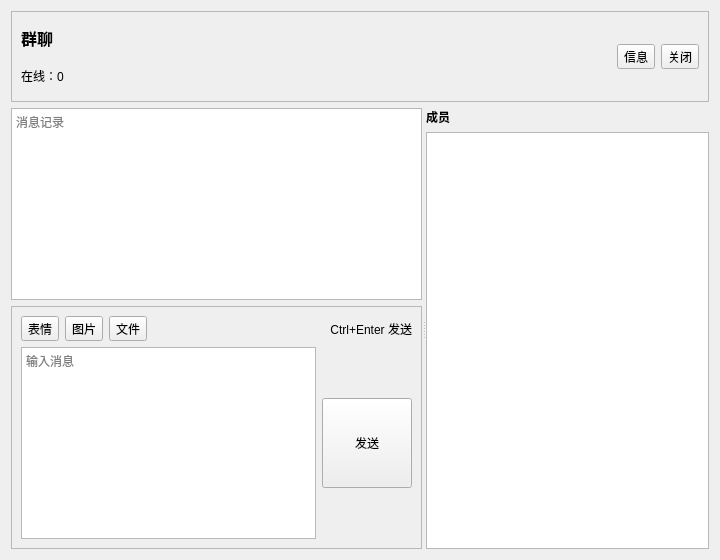
<?xml version="1.0" encoding="UTF-8"?>
<ui version="4.0">
 <class>chatWindow</class>
 <widget class="QWidget" name="chatWindow">
  <property name="geometry">
   <rect>
    <x>0</x>
    <y>0</y>
    <width>720</width>
    <height>560</height>
   </rect>
  </property>
  <property name="windowTitle">
   <string>对话</string>
  </property>
  <layout class="QVBoxLayout" name="verticalLayout_root">
   <item>
    <widget class="QFrame" name="frameHeader">
     <property name="frameShape">
      <enum>QFrame::StyledPanel</enum>
     </property>
     <layout class="QHBoxLayout" name="horizontalLayout_header">
      <item>
       <layout class="QVBoxLayout" name="verticalLayout_headerText">
        <item>
         <widget class="QLabel" name="lblChatTitle">
          <property name="font">
           <font>
            <pointsize>12</pointsize>
            <bold>true</bold>
           </font>
          </property>
          <property name="text">
           <string>群聊</string>
          </property>
         </widget>
        </item>
        <item>
         <widget class="QLabel" name="lblChatSubtitle">
          <property name="text">
           <string>在线：0</string>
          </property>
         </widget>
        </item>
       </layout>
      </item>
      <item>
       <spacer name="horizontalSpacer_header">
        <property name="orientation">
         <enum>Qt::Horizontal</enum>
        </property>
        <property name="sizeHint" stdset="0">
         <size>
          <width>40</width>
          <height>20</height>
         </size>
        </property>
       </spacer>
      </item>
      <item>
       <widget class="QToolButton" name="btnHeaderInfo">
        <property name="text">
         <string>信息</string>
        </property>
        <property name="toolTip">
         <string>查看会话信息</string>
        </property>
       </widget>
      </item>
      <item>
       <widget class="QToolButton" name="btnHeaderClose">
        <property name="text">
         <string>关闭</string>
        </property>
        <property name="toolTip">
         <string>关闭对话窗口</string>
        </property>
       </widget>
      </item>
     </layout>
    </widget>
   </item>
   <item>
    <widget class="QSplitter" name="splitterChat">
     <property name="orientation">
      <enum>Qt::Horizontal</enum>
     </property>
     <widget class="QWidget" name="widgetChat">
      <layout class="QVBoxLayout" name="verticalLayout_chat">
       <item>
        <widget class="QTextBrowser" name="txtMessages">
         <property name="placeholderText">
          <string>消息记录</string>
         </property>
        </widget>
       </item>
       <item>
        <widget class="QFrame" name="frameComposer">
         <property name="frameShape">
          <enum>QFrame::StyledPanel</enum>
         </property>
         <layout class="QVBoxLayout" name="verticalLayout_composer">
          <item>
           <layout class="QHBoxLayout" name="horizontalLayout_tools">
            <item>
             <widget class="QToolButton" name="btnEmoji">
              <property name="text">
               <string>表情</string>
              </property>
             </widget>
            </item>
            <item>
             <widget class="QToolButton" name="btnImage">
              <property name="text">
               <string>图片</string>
              </property>
             </widget>
            </item>
            <item>
             <widget class="QToolButton" name="btnFile">
              <property name="text">
               <string>文件</string>
              </property>
             </widget>
            </item>
            <item>
             <spacer name="horizontalSpacer_tools">
              <property name="orientation">
               <enum>Qt::Horizontal</enum>
              </property>
              <property name="sizeHint" stdset="0">
               <size>
                <width>40</width>
                <height>20</height>
               </size>
              </property>
             </spacer>
            </item>
            <item>
             <widget class="QLabel" name="lblHint">
              <property name="text">
               <string>Ctrl+Enter 发送</string>
              </property>
              <property name="alignment">
               <set>Qt::AlignRight|Qt::AlignVCenter</set>
              </property>
             </widget>
            </item>
           </layout>
          </item>
          <item>
           <layout class="QHBoxLayout" name="horizontalLayout_input">
            <item>
             <widget class="QTextEdit" name="txtInput">
              <property name="minimumSize">
               <size>
                <width>0</width>
                <height>90</height>
               </size>
              </property>
              <property name="placeholderText">
               <string>输入消息</string>
              </property>
             </widget>
            </item>
            <item>
             <widget class="QPushButton" name="btnSend">
              <property name="minimumSize">
               <size>
                <width>90</width>
                <height>90</height>
               </size>
              </property>
              <property name="text">
               <string>发送</string>
              </property>
             </widget>
            </item>
           </layout>
          </item>
         </layout>
        </widget>
       </item>
      </layout>
     </widget>
     <widget class="QWidget" name="widgetParticipants">
      <property name="minimumSize">
       <size>
        <width>220</width>
        <height>0</height>
       </size>
      </property>
      <layout class="QVBoxLayout" name="verticalLayout_participants">
       <item>
        <widget class="QLabel" name="lblParticipantsTitle">
         <property name="font">
          <font>
           <bold>true</bold>
          </font>
         </property>
         <property name="text">
          <string>成员</string>
         </property>
        </widget>
       </item>
       <item>
        <widget class="QListWidget" name="listParticipants"/>
       </item>
      </layout>
     </widget>
    </widget>
   </item>
  </layout>
 </widget>
 <resources/>
 <connections/>
</ui>
